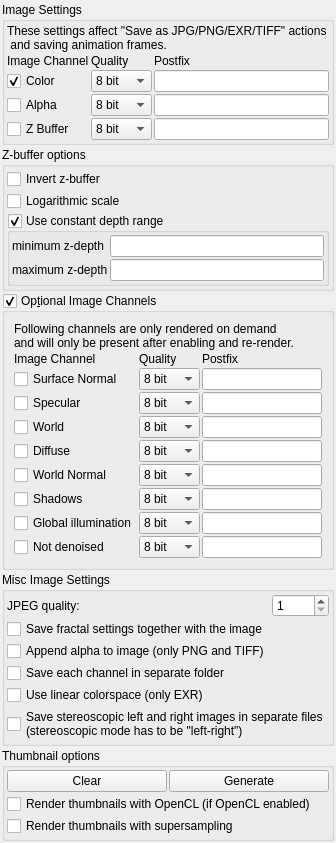
         <widget class="QWidget" name="scrollAreaWidgetContents_image">
          <property name="geometry">
           <rect>
            <x>0</x>
            <y>0</y>
            <width>329</width>
            <height>830</height>
           </rect>
          </property>
          <layout class="QVBoxLayout" name="verticalLayout_image">
           <property name="spacing">
            <number>2</number>
           </property>
           <property name="leftMargin">
            <number>2</number>
           </property>
           <property name="topMargin">
            <number>2</number>
           </property>
           <property name="rightMargin">
            <number>2</number>
           </property>
           <property name="bottomMargin">
            <number>2</number>
           </property>
           <item>
            <widget class="QGroupBox" name="groupBox_4">
             <property name="toolTip">
              <string>&lt;html&gt;&lt;head/&gt;&lt;body&gt;&lt;p&gt;&lt;span style=&quot; font-weight:600;&quot;&gt;JPG&lt;/span&gt;&lt;/p&gt;&lt;p&gt;The quality value will be ignored, since JPG only supports 8 bit precision.&lt;/p&gt;&lt;p&gt;Every image channel will be saved as a separate file with appended postfix.&lt;/p&gt;&lt;p&gt;&lt;span style=&quot; font-weight:600;&quot;&gt;PNG&lt;/span&gt;&lt;/p&gt;&lt;p&gt;The quality value can be 8 bit or 16 bit (32 bit will result in 16 bit precision).&lt;/p&gt;&lt;p&gt;Every image channel will be saved as a separate file. &lt;/p&gt;&lt;p&gt;Only exception can be alpha channel:&lt;/p&gt;&lt;p&gt;If both Color and Alpha channel are selected and &amp;quot;Append alpha to image (only PNG and TIFF)&amp;quot;, then color + alpha will be saved to a RGBA image with quality and postfix of color row.&lt;/p&gt;&lt;p&gt;&lt;span style=&quot; font-weight:600;&quot;&gt;TIFF&lt;/span&gt;&lt;/p&gt;&lt;p&gt;The quality value can be 8 bit, 16 bit or 32 bit.&lt;/p&gt;&lt;p&gt;Every image channel will be saved as a separate file. &lt;/p&gt;&lt;p&gt;Only exception can be alpha channel:&lt;/p&gt;&lt;p&gt;If both Color and Alpha channel are selected and &amp;quot;Append alpha to image (only PNG and TIFF)&amp;quot;, then color + alpha will be saved to a RGBA image with quality and postfix of color row.&lt;/p&gt;&lt;p&gt;&lt;span style=&quot; font-weight:600;&quot;&gt;EXR&lt;/span&gt;&lt;/p&gt;&lt;p&gt;The quality value can be 16 bit or 32 bit (8 bit will result in 16 bit precision).&lt;/p&gt;&lt;p&gt;The postfix will be ignored since all image channels will be saved to one file.&lt;/p&gt;&lt;/body&gt;&lt;/html&gt;</string>
             </property>
             <property name="title">
              <string>Image Settings</string>
             </property>
             <layout class="QVBoxLayout" name="verticalLayout_6">
              <property name="spacing">
               <number>2</number>
              </property>
              <property name="leftMargin">
               <number>2</number>
              </property>
              <property name="topMargin">
               <number>2</number>
              </property>
              <property name="rightMargin">
               <number>2</number>
              </property>
              <property name="bottomMargin">
               <number>2</number>
              </property>
              <item>
               <widget class="QLabel" name="label_12">
                <property name="text">
                 <string>These settings affect &quot;Save as JPG/PNG/EXR/TIFF&quot; actions
 and saving animation frames.</string>
                </property>
               </widget>
              </item>
              <item>
               <layout class="QGridLayout" name="gridLayout_4">
                <property name="spacing">
                 <number>2</number>
                </property>
                <item row="0" column="0">
                 <widget class="QLabel" name="label_10">
                  <property name="text">
                   <string>Image Channel</string>
                  </property>
                 </widget>
                </item>
                <item row="0" column="1">
                 <widget class="QLabel" name="label_8">
                  <property name="text">
                   <string>Quality</string>
                  </property>
                 </widget>
                </item>
                <item row="0" column="2">
                 <widget class="QLabel" name="label_9">
                  <property name="text">
                   <string>Postfix</string>
                  </property>
                 </widget>
                </item>
                <item row="1" column="0">
                 <widget class="MyCheckBox" name="checkBox_color_enabled">
                  <property name="text">
                   <string>Color</string>
                  </property>
                  <property name="checked">
                   <bool>true</bool>
                  </property>
                 </widget>
                </item>
                <item row="1" column="1">
                 <widget class="MyComboBox" name="comboBox_color_quality">
                  <item>
                   <property name="text">
                    <string>8 bit</string>
                   </property>
                  </item>
                  <item>
                   <property name="text">
                    <string>16 bit</string>
                   </property>
                  </item>
                  <item>
                   <property name="text">
                    <string>32 bit</string>
                   </property>
                  </item>
                 </widget>
                </item>
                <item row="1" column="2">
                 <widget class="MyLineEdit" name="text_color_postfix">
                  <property name="text">
                   <string/>
                  </property>
                 </widget>
                </item>
                <item row="2" column="0">
                 <widget class="MyCheckBox" name="checkBox_alpha_enabled">
                  <property name="text">
                   <string>Alpha</string>
                  </property>
                 </widget>
                </item>
                <item row="2" column="1">
                 <widget class="MyComboBox" name="comboBox_alpha_quality">
                  <item>
                   <property name="text">
                    <string>8 bit</string>
                   </property>
                  </item>
                  <item>
                   <property name="text">
                    <string>16 bit</string>
                   </property>
                  </item>
                  <item>
                   <property name="text">
                    <string>32 bit</string>
                   </property>
                  </item>
                 </widget>
                </item>
                <item row="2" column="2">
                 <widget class="MyLineEdit" name="text_alpha_postfix">
                  <property name="text">
                   <string/>
                  </property>
                 </widget>
                </item>
                <item row="3" column="0">
                 <widget class="MyCheckBox" name="checkBox_zbuffer_enabled">
                  <property name="text">
                   <string>Z Buffer</string>
                  </property>
                 </widget>
                </item>
                <item row="3" column="1">
                 <widget class="MyComboBox" name="comboBox_zbuffer_quality">
                  <item>
                   <property name="text">
                    <string>8 bit</string>
                   </property>
                  </item>
                  <item>
                   <property name="text">
                    <string>16 bit</string>
                   </property>
                  </item>
                  <item>
                   <property name="text">
                    <string>32 bit</string>
                   </property>
                  </item>
                 </widget>
                </item>
                <item row="3" column="2">
                 <widget class="MyLineEdit" name="text_zbuffer_postfix">
                  <property name="text">
                   <string/>
                  </property>
                 </widget>
                </item>
               </layout>
              </item>
             </layout>
            </widget>
           </item>
           <item>
            <widget class="QGroupBox" name="groupBox_3">
             <property name="title">
              <string>Z-buffer options</string>
             </property>
             <layout class="QGridLayout" name="gridLayout_6">
              <property name="leftMargin">
               <number>2</number>
              </property>
              <property name="topMargin">
               <number>2</number>
              </property>
              <property name="rightMargin">
               <number>2</number>
              </property>
              <property name="bottomMargin">
               <number>2</number>
              </property>
              <property name="spacing">
               <number>2</number>
              </property>
              <item row="0" column="0">
               <widget class="MyCheckBox" name="checkBox_zbuffer_invert">
                <property name="text">
                 <string>Invert z-buffer</string>
                </property>
               </widget>
              </item>
              <item row="1" column="0">
               <widget class="MyCheckBox" name="checkBox_zbuffer_logarithmic">
                <property name="text">
                 <string>Logarithmic scale</string>
                </property>
               </widget>
              </item>
              <item row="2" column="0">
               <widget class="MyGroupBox" name="groupCheck_zbuffer_constant_range">
                <property name="title">
                 <string>Use constant depth range</string>
                </property>
                <property name="checkable">
                 <bool>true</bool>
                </property>
                <layout class="QGridLayout" name="gridLayout_7">
                 <property name="leftMargin">
                  <number>2</number>
                 </property>
                 <property name="topMargin">
                  <number>2</number>
                 </property>
                 <property name="rightMargin">
                  <number>2</number>
                 </property>
                 <property name="bottomMargin">
                  <number>2</number>
                 </property>
                 <property name="spacing">
                  <number>2</number>
                 </property>
                 <item row="1" column="0">
                  <widget class="QLabel" name="label_2">
                   <property name="text">
                    <string>maximum z-depth</string>
                   </property>
                  </widget>
                 </item>
                 <item row="0" column="0">
                  <widget class="QLabel" name="label_3">
                   <property name="text">
                    <string>minimum z-depth</string>
                   </property>
                  </widget>
                 </item>
                 <item row="0" column="1">
                  <widget class="MyLineEdit" name="logedit_zbuffer_min_depth"/>
                 </item>
                 <item row="1" column="1">
                  <widget class="MyLineEdit" name="logedit_zbuffer_max_depth"/>
                 </item>
                </layout>
               </widget>
              </item>
             </layout>
            </widget>
           </item>
           <item>
            <layout class="QVBoxLayout" name="verticalLayout_10">
             <item>
              <widget class="MyGroupBox" name="groupCheck_optional_image_channels_enabled">
               <property name="title">
                <string>Op&amp;tional Image Channels</string>
               </property>
               <property name="checkable">
                <bool>true</bool>
               </property>
               <layout class="QGridLayout" name="gridLayout_optional_image_channels">
                <property name="spacing">
                 <number>2</number>
                </property>
                <item row="5" column="0">
                 <widget class="MyCheckBox" name="checkBox_diffuse_enabled">
                  <property name="text">
                   <string>Diffuse</string>
                  </property>
                 </widget>
                </item>
                <item row="2" column="1">
                 <widget class="MyComboBox" name="comboBox_normal_quality">
                  <item>
                   <property name="text">
                    <string>8 bit</string>
                   </property>
                  </item>
                  <item>
                   <property name="text">
                    <string>16 bit</string>
                   </property>
                  </item>
                  <item>
                   <property name="text">
                    <string>32 bit</string>
                   </property>
                  </item>
                 </widget>
                </item>
                <item row="0" column="0" colspan="3">
                 <widget class="QLabel" name="label_rerender_required_info">
                  <property name="text">
                   <string>Following channels are only rendered on demand
and will only be present after enabling and re-render.</string>
                  </property>
                 </widget>
                </item>
                <item row="4" column="0">
                 <widget class="MyCheckBox" name="checkBox_world_enabled">
                  <property name="text">
                   <string>World</string>
                  </property>
                 </widget>
                </item>
                <item row="9" column="0">
                 <widget class="MyCheckBox" name="checkBox_not_denoised_channel_enabled">
                  <property name="text">
                   <string>Not denoised</string>
                  </property>
                 </widget>
                </item>
                <item row="1" column="0">
                 <widget class="QLabel" name="label_image_channel_optional">
                  <property name="text">
                   <string>Image Channel</string>
                  </property>
                 </widget>
                </item>
                <item row="8" column="0">
                 <widget class="MyCheckBox" name="checkBox_gi_channel_enabled">
                  <property name="text">
                   <string>Global illumination</string>
                  </property>
                 </widget>
                </item>
                <item row="1" column="1">
                 <widget class="QLabel" name="label_image_quality_optional">
                  <property name="text">
                   <string>Quality</string>
                  </property>
                 </widget>
                </item>
                <item row="6" column="1">
                 <widget class="MyComboBox" name="comboBox_normalWorld_quality">
                  <item>
                   <property name="text">
                    <string>8 bit</string>
                   </property>
                  </item>
                  <item>
                   <property name="text">
                    <string>16 bit</string>
                   </property>
                  </item>
                  <item>
                   <property name="text">
                    <string>32 bit</string>
                   </property>
                  </item>
                 </widget>
                </item>
                <item row="2" column="0">
                 <widget class="MyCheckBox" name="checkBox_normal_enabled">
                  <property name="text">
                   <string>Surface Normal</string>
                  </property>
                 </widget>
                </item>
                <item row="4" column="1">
                 <widget class="MyComboBox" name="comboBox_world_quality">
                  <item>
                   <property name="text">
                    <string>8 bit</string>
                   </property>
                  </item>
                  <item>
                   <property name="text">
                    <string>16 bit</string>
                   </property>
                  </item>
                  <item>
                   <property name="text">
                    <string>32 bit</string>
                   </property>
                  </item>
                 </widget>
                </item>
                <item row="7" column="1">
                 <widget class="MyComboBox" name="comboBox_shadow_channel_quality">
                  <item>
                   <property name="text">
                    <string>8 bit</string>
                   </property>
                  </item>
                  <item>
                   <property name="text">
                    <string>16 bit</string>
                   </property>
                  </item>
                  <item>
                   <property name="text">
                    <string>32 bit</string>
                   </property>
                  </item>
                 </widget>
                </item>
                <item row="9" column="1">
                 <widget class="MyComboBox" name="comboBox_not_denoised_channel_quality">
                  <item>
                   <property name="text">
                    <string>8 bit</string>
                   </property>
                  </item>
                  <item>
                   <property name="text">
                    <string>16 bit</string>
                   </property>
                  </item>
                  <item>
                   <property name="text">
                    <string>32 bit</string>
                   </property>
                  </item>
                 </widget>
                </item>
                <item row="3" column="2">
                 <widget class="MyLineEdit" name="text_specular_postfix">
                  <property name="text">
                   <string/>
                  </property>
                 </widget>
                </item>
                <item row="4" column="2">
                 <widget class="MyLineEdit" name="text_world_postfix">
                  <property name="text">
                   <string/>
                  </property>
                 </widget>
                </item>
                <item row="3" column="0">
                 <widget class="MyCheckBox" name="checkBox_specular_enabled">
                  <property name="text">
                   <string>Specular</string>
                  </property>
                 </widget>
                </item>
                <item row="5" column="2">
                 <widget class="MyLineEdit" name="text_diffuse_postfix">
                  <property name="text">
                   <string/>
                  </property>
                 </widget>
                </item>
                <item row="5" column="1">
                 <widget class="MyComboBox" name="comboBox_diffuse_quality">
                  <item>
                   <property name="text">
                    <string>8 bit</string>
                   </property>
                  </item>
                  <item>
                   <property name="text">
                    <string>16 bit</string>
                   </property>
                  </item>
                  <item>
                   <property name="text">
                    <string>32 bit</string>
                   </property>
                  </item>
                 </widget>
                </item>
                <item row="7" column="2">
                 <widget class="MyLineEdit" name="text_shadow_channel_postfix">
                  <property name="text">
                   <string/>
                  </property>
                 </widget>
                </item>
                <item row="6" column="2">
                 <widget class="MyLineEdit" name="text_normalWorld_postfix">
                  <property name="text">
                   <string/>
                  </property>
                 </widget>
                </item>
                <item row="1" column="2">
                 <widget class="QLabel" name="label_image_postfix_optional">
                  <property name="text">
                   <string>Postfix</string>
                  </property>
                 </widget>
                </item>
                <item row="6" column="0">
                 <widget class="MyCheckBox" name="checkBox_normalWorld_enabled">
                  <property name="text">
                   <string>World Normal</string>
                  </property>
                 </widget>
                </item>
                <item row="8" column="2">
                 <widget class="MyLineEdit" name="text_gi_channel_postfix">
                  <property name="text">
                   <string/>
                  </property>
                 </widget>
                </item>
                <item row="7" column="0">
                 <widget class="MyCheckBox" name="checkBox_shadow_channel_enabled">
                  <property name="text">
                   <string>Shadows</string>
                  </property>
                 </widget>
                </item>
                <item row="3" column="1">
                 <widget class="MyComboBox" name="comboBox_specular_quality">
                  <item>
                   <property name="text">
                    <string>8 bit</string>
                   </property>
                  </item>
                  <item>
                   <property name="text">
                    <string>16 bit</string>
                   </property>
                  </item>
                  <item>
                   <property name="text">
                    <string>32 bit</string>
                   </property>
                  </item>
                 </widget>
                </item>
                <item row="2" column="2">
                 <widget class="MyLineEdit" name="text_normal_postfix">
                  <property name="text">
                   <string/>
                  </property>
                 </widget>
                </item>
                <item row="8" column="1">
                 <widget class="MyComboBox" name="comboBox_gi_channel_quality">
                  <item>
                   <property name="text">
                    <string>8 bit</string>
                   </property>
                  </item>
                  <item>
                   <property name="text">
                    <string>16 bit</string>
                   </property>
                  </item>
                  <item>
                   <property name="text">
                    <string>32 bit</string>
                   </property>
                  </item>
                 </widget>
                </item>
                <item row="9" column="2">
                 <widget class="MyLineEdit" name="text_not_denoised_channel_postfix">
                  <property name="text">
                   <string/>
                  </property>
                 </widget>
                </item>
               </layout>
              </widget>
             </item>
            </layout>
           </item>
           <item>
            <widget class="QGroupBox" name="groupBox_2">
             <property name="title">
              <string>Misc Image Settings</string>
             </property>
             <layout class="QVBoxLayout" name="verticalLayout_4">
              <property name="spacing">
               <number>2</number>
              </property>
              <property name="leftMargin">
               <number>2</number>
              </property>
              <property name="topMargin">
               <number>2</number>
              </property>
              <property name="rightMargin">
               <number>2</number>
              </property>
              <property name="bottomMargin">
               <number>2</number>
              </property>
              <item>
               <layout class="QGridLayout" name="gridLayout_2">
                <property name="spacing">
                 <number>2</number>
                </property>
                <item row="4" column="0" colspan="2">
                 <widget class="MyCheckBox" name="checkBox_linear_colorspace">
                  <property name="text">
                   <string>Use linear colorspace (only EXR)</string>
                  </property>
                 </widget>
                </item>
                <item row="3" column="0" colspan="2">
                 <widget class="MyCheckBox" name="checkBox_save_channels_in_separate_folders">
                  <property name="text">
                   <string>Save each channel in separate folder</string>
                  </property>
                 </widget>
                </item>
                <item row="5" column="0" colspan="2">
                 <widget class="MyCheckBox" name="checkBox_stereoscopic_in_separate_files">
                  <property name="text">
                   <string>Save stereoscopic left and right images in separate files
(stereoscopic mode has to be &quot;left-right&quot;)</string>
                  </property>
                 </widget>
                </item>
                <item row="0" column="0">
                 <widget class="QLabel" name="label_5">
                  <property name="text">
                   <string>JPEG quality:</string>
                  </property>
                 </widget>
                </item>
                <item row="2" column="0">
                 <widget class="MyCheckBox" name="checkBox_append_alpha_png">
                  <property name="text">
                   <string>Append alpha to image (only PNG and TIFF)</string>
                  </property>
                 </widget>
                </item>
                <item row="0" column="1">
                 <widget class="MySpinBox" name="spinboxInt_jpeg_quality">
                  <property name="minimum">
                   <number>1</number>
                  </property>
                  <property name="maximum">
                   <number>100</number>
                  </property>
                 </widget>
                </item>
                <item row="1" column="0">
                 <widget class="QCheckBox" name="checkBox_save_settings_with_image">
                  <property name="text">
                   <string>Save fractal settings together with the image</string>
                  </property>
                 </widget>
                </item>
               </layout>
              </item>
             </layout>
            </widget>
           </item>
           <item>
            <widget class="QGroupBox" name="groupBox_thumbnail_options">
             <property name="title">
              <string>Thumbnail options</string>
             </property>
             <layout class="QVBoxLayout" name="verticalLayout_thumbnail_options">
              <property name="spacing">
               <number>2</number>
              </property>
              <property name="leftMargin">
               <number>2</number>
              </property>
              <property name="topMargin">
               <number>2</number>
              </property>
              <property name="rightMargin">
               <number>2</number>
              </property>
              <property name="bottomMargin">
               <number>2</number>
              </property>
              <item>
               <layout class="QGridLayout" name="gridLayout_thumbnail_options">
                <property name="spacing">
                 <number>2</number>
                </property>
                <item row="1" column="0" colspan="2">
                 <widget class="MyCheckBox" name="checkBox_thumbnails_with_opencl">
                  <property name="text">
                   <string>Render thumbnails with OpenCL (if OpenCL enabled)</string>
                  </property>
                 </widget>
                </item>
                <item row="2" column="0" colspan="2">
                 <widget class="MyCheckBox" name="checkBox_thumbnails_supersampling">
                  <property name="toolTip">
                   <string>Render each thumbnail at double resolution and scale it down. Sharper on a high-dpi screen, and slower.</string>
                  </property>
                  <property name="text">
                   <string>Render thumbnails with supersampling</string>
                  </property>
                 </widget>
                </item>
                <item row="0" column="1">
                 <widget class="QPushButton" name="pushButton_generate_thumbnail_cache">
                  <property name="text">
                   <string>Generate</string>
                  </property>
                  <property name="icon">
                   <iconset theme="applications-graphics" resource="icons.qrc">
                    <normaloff>:/system/icons/applications-graphics.svg</normaloff>:/system/icons/applications-graphics.svg</iconset>
                  </property>
                 </widget>
                </item>
                <item row="0" column="0">
                 <widget class="QPushButton" name="pushButton_clear_thumbnail_cache">
                  <property name="text">
                   <string>Clear</string>
                  </property>
                  <property name="icon">
                   <iconset theme="process-stop" resource="icons.qrc">
                    <normaloff>:/system/icons/process-stop.svg</normaloff>:/system/icons/process-stop.svg</iconset>
                  </property>
                 </widget>
                </item>
               </layout>
              </item>
             </layout>
            </widget>
           </item>
           <item>
            <spacer name="verticalSpacer_2">
             <property name="orientation">
              <enum>Qt::Vertical</enum>
             </property>
             <property name="sizeHint" stdset="0">
              <size>
               <width>20</width>
               <height>40</height>
              </size>
             </property>
            </spacer>
           </item>
          </layout>
         </widget>
